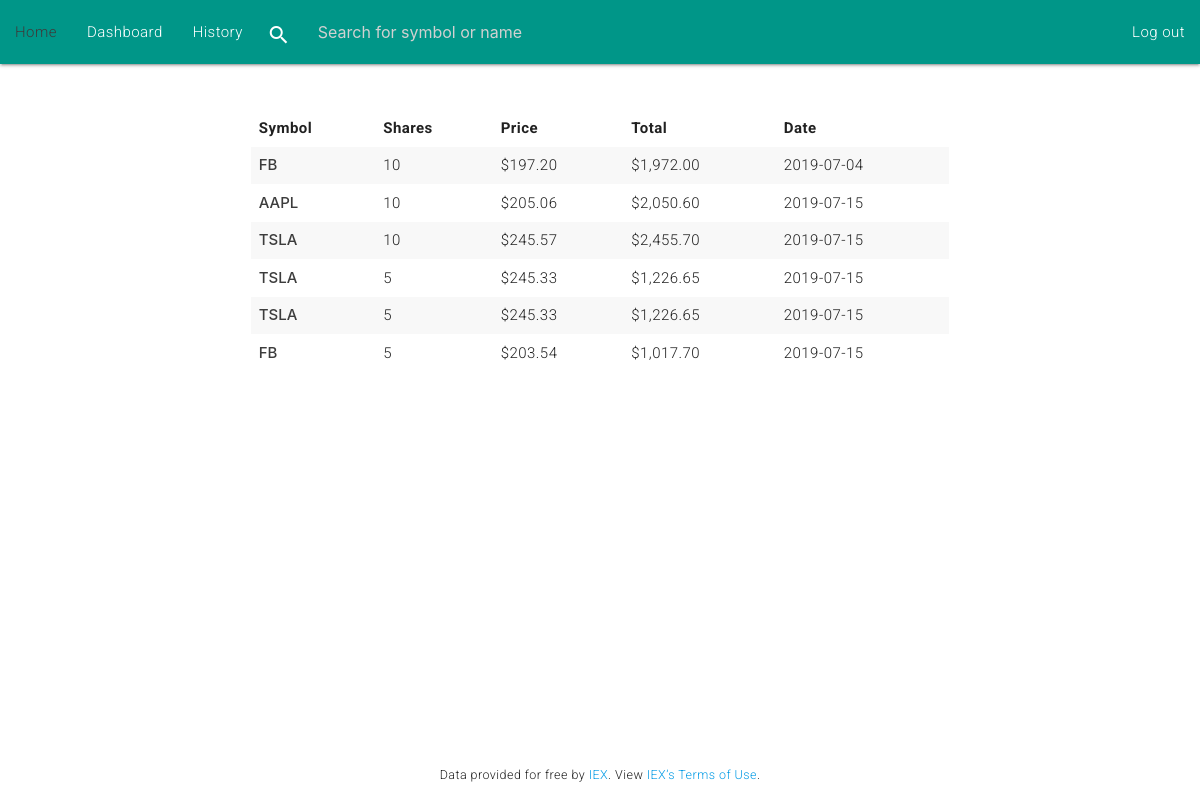
Page /history (signed in) on the earlier database version.
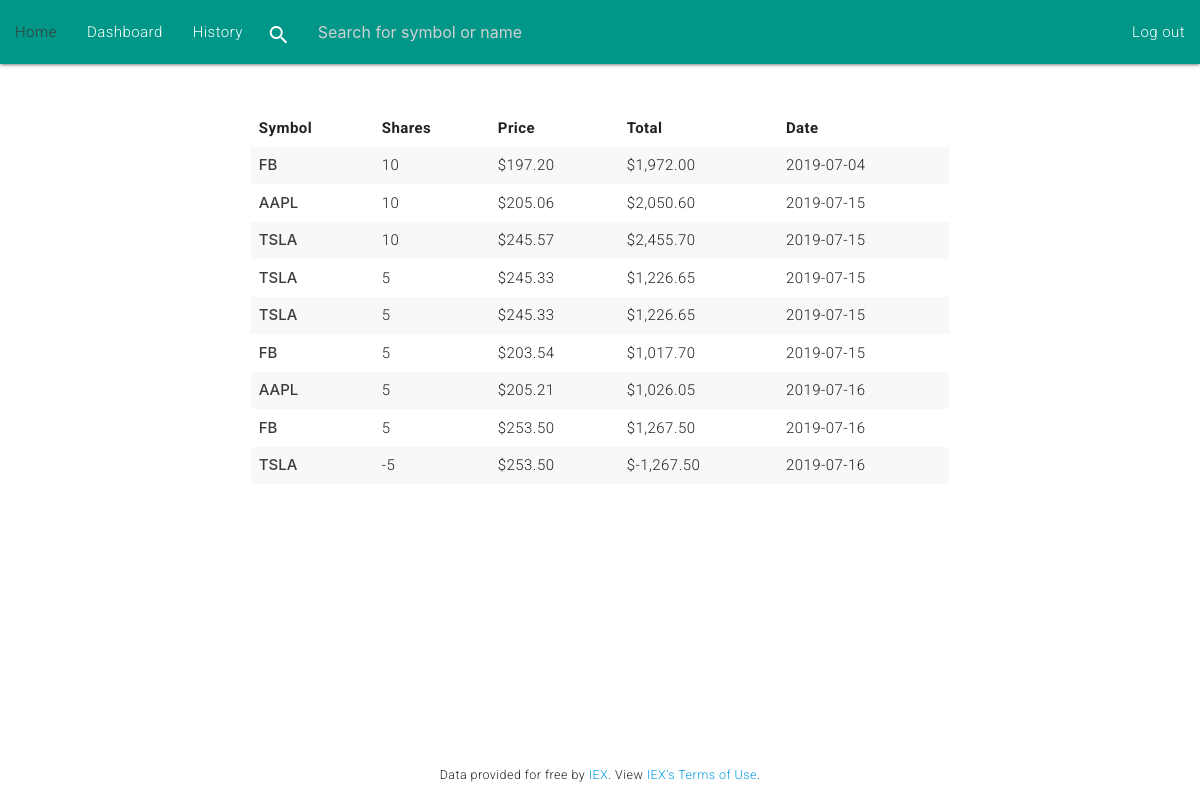
Same page on the later database version.
### app/models.py (models this page shows, shortened)
class Transaction(db.Model):
    __tablename__ = 'transactions'
    id = db.Column(db.Integer, primary_key=True, nullable=False)
    user_id = db.Column(db.Integer, db.ForeignKey('users.id'), nullable=False)
    symbol_id = db.Column(db.Integer, db.ForeignKey('symbols.id'), nullable=False)
    shares = db.Column(db.Integer, nullable=False)
    price = db.Column(db.Float, nullable=False)
    date = db.Column(db.DateTime, nullable=False, default=datetime.utcnow)

class Symbol(db.Model):
    __tablename__ = 'symbols'
    id = db.Column(db.Integer, primary_key=True, nullable=False)
    symbol = db.Column(db.String(20), index=True, unique=True, nullable=False)
    transactions = db.relationship('Transaction', lazy='select', backref=db.backref('symbol', lazy='joined'))

### app/routes.py (the view)
@app.route("/history")
@login_required
def history():
    transactions = Transaction.query.filter(Transaction.user_id == session.get('user_id')).all()
    return render_template("history.html", transactions=transactions)

### app/__init__.py (called while the page is built)
@app.after_request
def after_request(response):
    response.headers["Cache-Control"] = "no-cache, no-store, must-revalidate"
    response.headers["Expires"] = 0
    response.headers["Pragma"] = "no-cache"
    return response

### helpers.py (called while the page is built)
def login_required(f):
    @wraps(f)
    def decorated_function(*args, **kwargs):
        if session.get("user_id") is None:
            return redirect(url_for('login', next=request.path))
        return f(*args, **kwargs)
    return decorated_function

def usd(value):
    return f"${value:,.2f}"

### app/templates/history.html (shortened to what this page needs)
{% extends "layout.html" %}
{% block main %}
    {% if transactions|length <= 0 %}
        <div>You have no transactions yet</div>
    {% else %}
        <div class="row">
            <div class="col s8 offset-s2">
                <table class="striped highlight responsive-table">
                    <thead>
                        <tr>
                            <th scope="col">Symbol</th>
                            <th scope="col">Shares</th>
                            <th scope="col">Price</th>
                            <th scope="col">Total</th>
                            <th scope="col">Date</th>
                        </tr>
                    </thead>
                    <tbody>
                        {% for transaction in transactions %}
                            <tr>
                                <td>
                                    <form action="/quote" method="POST" name="">
                                        <button type="submit" class="form-button">{{ transaction.symbol.symbol }}</button>
                                    </form>
                                </td>
                                <td>{{ transaction.shares }}</td>
                                <td>{{ transaction.price|usd }}</td>
                                <td>{{ (transaction.price * transaction.shares)|usd }}</td>
                                <td>{{ transaction.date.strftime('%Y-%m-%d') }}</td>
                            </tr>
                        {% endfor %}
                    </tbody>
                </table>
            </div>
        </div>
    {% endif %}
{% endblock %}

### app/templates/layout.html (shortened to what this page needs)
<!DOCTYPE html>
<html lang="en">
    <head>
        <link rel="stylesheet" href="https://cdnjs.cloudflare.com/ajax/libs/materialize/1.0.0/css/materialize.min.css">
        <link href="/static/styles.css" rel="stylesheet">
    </head>
    <body>
        <nav class="teal">
            <div class="nav-wrapper">
                <form action="/quote" method="POST" class="search-form" name="searchForm">
                    <div class="input-field">
                        <input id="search" type="search" name="symbol" autocomplete="off" required placeholder="Search for symbol or name">
                        <label class="label-icon" for="search"><i class="material-icons">search</i></label>
                        <i class="material-icons" id="clearSearch">close</i>
                    </div>
                </form>
                {% if session.user_id %}
                    <ul id="nav-mobile" class="left hide-on-med-and-down">
                        <li><a href="/">Home</a></li>
                        <li><a href="/dashboard">Dashboard</a></li>
                        <li><a href="/history">History</a></li>
                    </ul>
                    <ul id="nav-mobile" class="right hide-on-med-and-down">
                        <li><a href="/logout">Log out</a></li>
                    </ul>
                {% else %}
                    <ul class="right hide-on-med-and-down">
                        <li><a href="/register">Register</a></li>
                        <li><a href="/login">Log In</a></li>
                    </ul>
                {% endif %}
            </div>
        </nav>
        <main class="mt-3 m-4">
            {% block main %}{% endblock %}
        </main>
        <footer class="text-xs center-align">
            Data provided for free by <a href="https://iextrading.com/developer">IEX</a>. View <a href="https://iextrading.com/api-exhibit-a/">IEX’s Terms of Use</a>.
        </footer>
    </body>
</html>

### app/static/styles.css (style rules this page uses)
* { padding: 0; margin: 0; }
html, body { height: 100%; }
body { display: flex; flex-direction: column; font-family: 'Roboto', Helvetica, Arial, sans-serif; font-weight: 300; letter-spacing: .03em; }
footer { margin-top: auto; margin-bottom: 1rem; }
table th, table td { padding: .5em; }
.search-form { width: 30%; display: inline-block; }
nav .input-field label { top: -.6rem; left: .6rem; }
#search { position: relative; }
.text-xs { font-size: smaller }
.m-4 { margin: 4rem }
.mt-3 { margin-top: 3rem; }
.form-button { border: none; color: #3c3c3c; font-weight: 500; background-color: transparent; cursor: pointer; }

Differences in the rows shown:
added Transaction: (transaction.price*transaction.shares)|usd "$1,026.05"
added Transaction: (transaction.price*transaction.shares)|usd "$1,267.50"
added Transaction: (transaction.price*transaction.shares)|usd "$-1,267.50"
